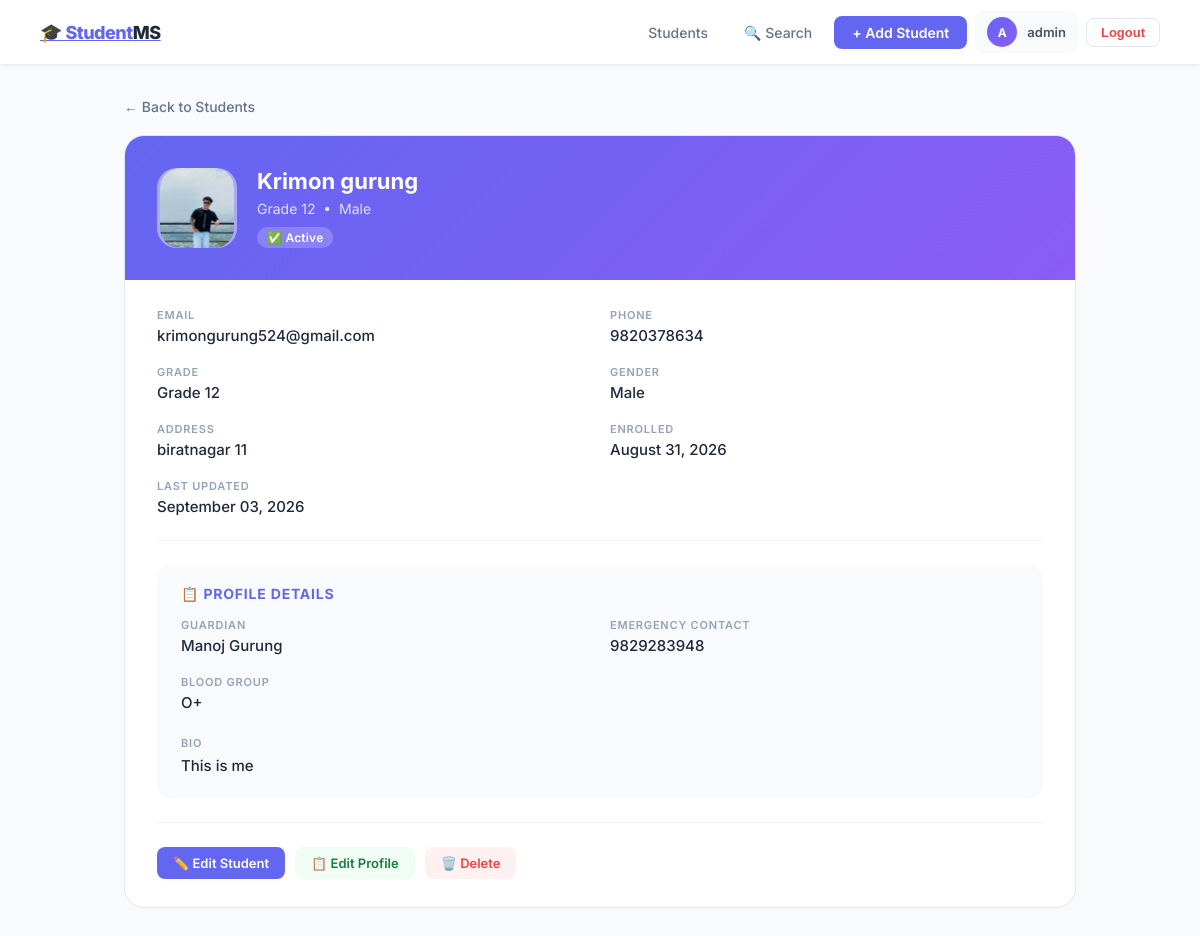
The page /students/krimon-grade-12/ (signed in) on the database its author committed.
### core/models.py (models this page shows, shortened)
class BaseModel(models.Model):
    created_at = models.DateTimeField(auto_now_add=True)
    updated_at = models.DateTimeField(auto_now=True)
    is_active = models.BooleanField(default=True)
    class Meta:
        abstract = True

class Student(BaseModel):
    GENDER_CHOICES = [
        ('male', 'Male'),
        ('female', 'Female'),
        ('other', 'Other'),
    ]
    GRADE_CHOICES = [
        ('grade_9', 'Grade 9'),
        ('grade_10', 'Grade 10'),
        ('grade_11', 'Grade 11'),
        ('grade_12', 'Grade 12'),
    ]
    full_name = models.CharField(max_length=200)
    email = models.EmailField(unique=True)
    phone = models.CharField(max_length=15)
    gender = models.CharField(max_length=10, choices=GENDER_CHOICES)
    grade = models.CharField(max_length=20, choices=GRADE_CHOICES)
    address = models.TextField()
    slug = models.SlugField(unique=True)
    profile_photo = models.ImageField(
        upload_to='students/',
        blank=True,
        null=True
    )
    enrolled_at = models.DateTimeField(auto_now_add=True)

class StudentProfile(BaseModel):
    student = models.OneToOneField(
        Student,
        on_delete=models.CASCADE,
        related_name='profile'
    )
    bio = models.TextField(blank=True, null=True)
    emergency_contact = models.CharField(max_length=15, blank=True, null=True)
    facebook = models.URLField(blank=True, null=True)
    guardian_name = models.CharField(max_length=200, blank=True, null=True)
    blood_group = models.CharField(
        max_length=5,
        blank=True,
        null=True,
        choices=[
            ('A+', 'A+'), ('A-', 'A-'),
            ('B+', 'B+'), ('B-', 'B-'),
            ('O+', 'O+'), ('O-', 'O-'),
            ('AB+', 'AB+'), ('AB-', 'AB-'),
        ]
    )

### core/views.py (the view)
# urls.py: path('<slug:slug>/', views.student_detail, name='student_detail'),
@login_required
def student_detail(request, slug):
    student = get_object_or_404(Student, slug=slug)
    try:
        profile = student.profile
    except StudentProfile.DoesNotExist:
        profile = None
    context = {'student': student, 'profile': profile}
    return render(request, 'core/student_detail.html', context)

### core/templatetags/custom_tags.py (called while the page is built)
@register.filter
def grade_label(grade):
    labels = {
        'grade_9': 'Grade 9',
        'grade_10': 'Grade 10',
        'grade_11': 'Grade 11',
        'grade_12': 'Grade 12',
    }
    return labels.get(grade, grade)

### templates/core/student_detail.html (shortened to what this page needs)
{% extends 'core/base.html' %}
{% load custom_tags %}
{% block content %}
<a href="{% url 'student_list' %}" class="back-link">← Back to Students</a>
<div class="detail-card">
    <div class="detail-header">
        <div class="detail-avatar">
            {% if student.profile_photo %}
                <img src="{{ student.profile_photo.url }}" alt="{{ student.full_name }}">
            {% else %}
                {% gender_icon student.gender %}
            {% endif %}
        </div>
        <div class="detail-header-info">
            <h1>{{ student.full_name }}</h1>
            <p>{{ student.grade|grade_label }} &nbsp;•&nbsp; {{ student.gender|capfirst }}</p>
            <div style="margin-top:10px; display:flex; gap:8px;">
                <span class="badge" style="background:rgba(255,255,255,0.2); color:#fff;">
                    {% if student.is_active %}✅ Active{% else %}❌ Inactive{% endif %}
                </span>
            </div>
        </div>
    </div>
    <div class="detail-body">
        <div class="detail-grid">
            <div class="detail-field">
                <label>Email</label>
                <p>{{ student.email }}</p>
            </div>
            <div class="detail-field">
                <label>Phone</label>
                <p>{{ student.phone }}</p>
            </div>
            <div class="detail-field">
                <label>Grade</label>
                <p>{{ student.grade|grade_label }}</p>
            </div>
            <div class="detail-field">
                <label>Gender</label>
                <p>{{ student.gender|capfirst }}</p>
            </div>
            <div class="detail-field">
                <label>Address</label>
                <p>{{ student.address }}</p>
            </div>
            <div class="detail-field">
                <label>Enrolled</label>
                <p>{{ student.enrolled_at|date:"F d, Y" }}</p>
            </div>
            <div class="detail-field">
                <label>Last Updated</label>
                <p>{{ student.updated_at|date:"F d, Y" }}</p>
            </div>
        </div>
        {% if profile %}
        <div class="detail-divider"></div>
        <div class="profile-section">
            <h3>📋 Profile Details</h3>
            <div class="detail-grid">
                {% if profile.guardian_name %}
                <div class="detail-field">
                    <label>Guardian</label>
                    <p>{{ profile.guardian_name }}</p>
                </div>
                {% endif %}
                {% if profile.emergency_contact %}
                <div class="detail-field">
                    <label>Emergency Contact</label>
                    <p>{{ profile.emergency_contact }}</p>
                </div>
                {% endif %}
                {% if profile.blood_group %}
                <div class="detail-field">
                    <label>Blood Group</label>
                    <p>{{ profile.blood_group }}</p>
                </div>
                {% endif %}
            </div>
            {% if profile.bio %}
            <div class="detail-field" style="margin-top:12px;">
                <label>Bio</label>
                <p style="line-height:1.6;">{{ profile.bio }}</p>
            </div>
            {% endif %}
        </div>
        {% endif %}
        <div class="detail-divider"></div>
        <div class="detail-actions">
            <a href="{% url 'student_update' student.slug %}" class="btn btn-primary">
                ✏️ Edit Student
            </a>
            <a href="{% url 'student_profile' student.slug %}" class="btn btn-success">
                📋 {% if profile %}Edit Profile{% else %}Add Profile{% endif %}
            </a>
            <a href="{% url 'student_delete' student.slug %}" class="btn btn-danger">
                🗑️ Delete
            </a>
        </div>
    </div>
</div>
{% endblock %}

### templates/core/base.html (shortened to what this page needs)
<!DOCTYPE html>
<html lang="en">
<head>
</head>
<body>
{% include 'core/navbar.html' %}
<div class="container">
    {% block content %}{% endblock %}
</div>
</body>
</html>

### templates/core/navbar.html (shortened to what this page needs)
<nav>
    <a href="{% url 'student_list' %}" class="nav-logo">
        🎓 Student<span>MS</span>
    </a>
    <div class="nav-links">
        <a href="{% url 'student_list' %}" class="nav-link">Students</a>
        <a href="{% url 'student_search' %}" class="nav-link">🔍 Search</a>
        <a href="{% url 'student_create' %}" class="nav-btn">+ Add Student</a>
        {% if request.user.is_authenticated %}
            <div class="nav-user">
                <div class="nav-avatar">
                    {{ request.user.username|first|upper }}
                </div>
                {{ request.user.username }}
            </div>
            <form method="POST" action="{% url 'logout_view' %}" style="margin:0;">
                <button type="submit" class="logout-btn">Logout</button>
            </form>
        {% endif %}
    </div>
</nav>

### templates/core/base.html (style rules this page uses)
* { box-sizing: border-box; margin: 0; padding: 0; }
body { font-family: 'Inter', sans-serif; background: #f8fafc; color: #1e293b; min-height: 100vh; }
nav { background: #ffffff; padding: 0 40px; height: 64px; display: flex; justify-content: space-between; align-items: center; box-shadow: 0 1px 3px rgba(0,0,0,0.08); position: sticky; top: 0; z-index: 100; }
.nav-logo { font-size: 18px; font-weight: 800; color: #6366f1; letter-spacing: -0.5px; }
.nav-logo span { color: #1e293b; }
.nav-links { display: flex; align-items: center; gap: 8px; }
.nav-link { color: #64748b; text-decoration: none; font-size: 14px; font-weight: 500; padding: 8px 14px; border-radius: 8px; transition: all 0.2s; }
.nav-btn { background: #6366f1; color: #fff !important; padding: 8px 18px; border-radius: 8px; text-decoration: none; font-size: 14px; font-weight: 600; transition: all 0.2s; border: none; cursor: pointer; }
.nav-user { display: flex; align-items: center; gap: 10px; padding: 6px 12px; background: #f8fafc; border-radius: 8px; font-size: 13px; font-weight: 600; color: #475569; }
.nav-avatar { width: 30px; height: 30px; background: linear-gradient(135deg, #6366f1, #8b5cf6); border-radius: 50%; display: flex; align-items: center; justify-content: center; color: #fff; font-size: 12px; font-weight: 700; }
.logout-btn { background: none; border: 1px solid #e2e8f0; color: #ef4444; padding: 6px 14px; border-radius: 8px; font-size: 13px; font-weight: 600; cursor: pointer; transition: all 0.2s; }
.container { max-width: 1000px; margin: 0 auto; padding: 32px 24px; }
.badge { display: inline-flex; align-items: center; padding: 3px 10px; border-radius: 999px; font-size: 12px; font-weight: 600; letter-spacing: 0.2px; }
.btn { display: inline-flex; align-items: center; gap: 6px; padding: 8px 16px; border-radius: 8px; font-size: 13px; font-weight: 600; text-decoration: none; transition: all 0.2s; border: none; cursor: pointer; }
.btn-primary { background: #6366f1; color: #fff; }
.btn-danger { background: #fff1f2; color: #ef4444; }
.btn-success { background: #f0fdf4; color: #15803d; }
.detail-card { background: #fff; border: 1px solid #e2e8f0; border-radius: 20px; overflow: hidden; }
.detail-header { background: linear-gradient(135deg, #6366f1, #8b5cf6); padding: 32px; display: flex; align-items: center; gap: 20px; }
.detail-avatar { width: 80px; height: 80px; border-radius: 20px; object-fit: cover; background: rgba(255,255,255,0.2); display: flex; align-items: center; justify-content: center; font-size: 36px; flex-shrink: 0; border: 3px solid rgba(255,255,255,0.3); }
.detail-avatar img { width: 80px; height: 80px; border-radius: 20px; object-fit: cover; }
.detail-header-info h1 { color: #fff; font-size: 22px; font-weight: 700; margin-bottom: 6px; }
.detail-header-info p { color: rgba(255,255,255,0.8); font-size: 14px; }
.detail-body { padding: 28px 32px; }
.detail-grid { display: grid; grid-template-columns: 1fr 1fr; gap: 20px; margin-bottom: 24px; }
.detail-field label { font-size: 11px; font-weight: 600; color: #94a3b8; text-transform: uppercase; letter-spacing: 0.8px; display: block; margin-bottom: 4px; }
.detail-field p { font-size: 15px; color: #1e293b; font-weight: 500; }
.detail-divider { height: 1px; background: #f1f5f9; margin: 24px 0; }
.detail-actions { display: flex; gap: 10px; flex-wrap: wrap; }
.profile-section { background: #f8fafc; border-radius: 14px; padding: 20px 24px; margin-top: 20px; }
.profile-section h3 { font-size: 14px; font-weight: 700; color: #6366f1; text-transform: uppercase; letter-spacing: 0.8px; margin-bottom: 16px; }
.back-link { display: inline-flex; align-items: center; gap: 6px; color: #64748b; text-decoration: none; font-size: 14px; font-weight: 500; margin-bottom: 20px; transition: color 0.2s; }

### rows shown on the page
Student: profile_photo (picture), full_name "Krimon gurung", grade|grade_label "Grade 12", gender "Male", email "krimongurung524@gmail.com", phone "9820378634", address "biratnagar 11", enrolled_at "August 31, 2026", updated_at "September 03, 2026"
StudentProfile: guardian_name "Manoj Gurung", emergency_contact "9829283948", blood_group "O+", bio "This is me"

### other values the page prints
{{ request.user.username|first|upper }} "A"
{{ request.user.username }} "admin"
